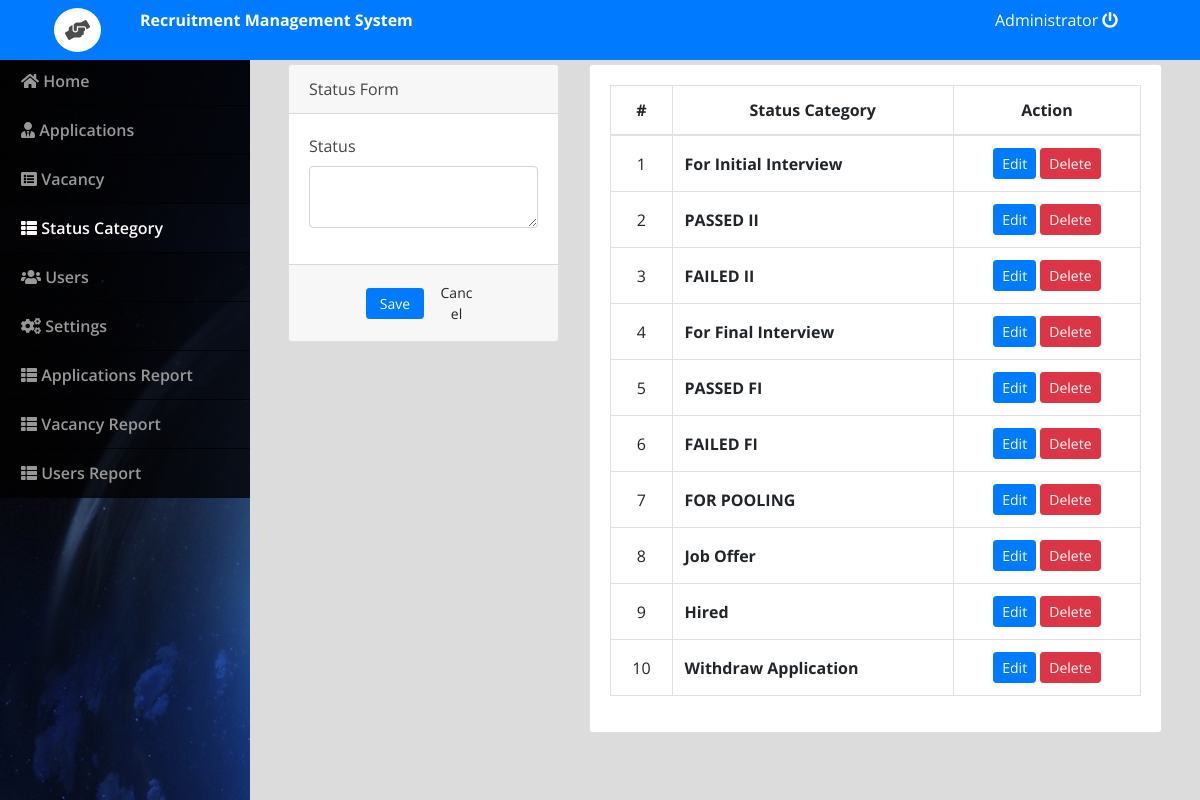
/admin/index.php?page=recruitment_status (signed in), run on the app's committed database.
### tables this page shows
CREATE TABLE `recruitment_status` (
  `id` int(30) NOT NULL,
  `status_label` varchar(200) NOT NULL,
  `status` tinyint(4) NOT NULL DEFAULT 1
);

### admin/recruitment_status.php (the view, shortened to what this page needs)
<?php include('db_connect.php');?>
<div class="container-fluid">
	<div class="col-lg-12">
		<div class="row">
			<div class="col-md-4">
			<form action="" id="manage-status-cat">
				<div class="card">
					<div class="card-header">
						  Status Form
				  	</div>
					<div class="card-body">
							<div class="form-group">
								<label class="control-label">Status</label>
								<textarea name="status_label" id="" cols="30" rows="2" class="form-control"></textarea>
							</div>
					</div>
					<div class="card-footer">
						<div class="row">
							<div class="col-md-12">
								<button class="btn btn-sm btn-primary col-sm-3 offset-md-3"> Save</button>
								<button class="btn btn-sm btn-default col-sm-3" type="button" onclick="_reset()"> Cancel</button>
							</div>
						</div>
					</div>
				</div>
			</form>
			</div>
			<div class="col-md-8">
				<div class="card">
					<div class="card-body">
						<table class="table table-bordered table-hover">
							<thead>
								<tr>
									<th class="text-center">#</th>
									<th class="text-center">Status Category</th>
									<th class="text-center">Action</th>
								</tr>
							</thead>
							<tbody>
								<?php
								$i = 1;
								$types = $conn->query("SELECT * FROM recruitment_status where status = 1 order by id asc");
								while($row=$types->fetch_assoc()):
								?>
								<tr>
									<td class="text-center"><?php echo $i++ ?></td>
									<td class="">
										 <p> <b><?php echo $row['status_label'] ?></b></p>
									</td>
									<td class="text-center">
										<button class="btn btn-sm btn-primary edit_scat" type="button" data-id="<?php echo $row['id'] ?>" data-status_label="<?php echo $row['status_label'] ?>"  >Edit</button>
										<button class="btn btn-sm btn-danger delete_scat" type="button" data-id="<?php echo $row['id'] ?>">Delete</button>
									</td>
								</tr>
								<?php endwhile; ?>
							</tbody>
						</table>
					</div>
				</div>
			</div>
		</div>
	</div>
</div>

### admin/assets/css/style.css (style rules this page uses)
body { font-family: "Open Sans", sans-serif; color: #444444; width: 100%; height: calc(100%); }

### admin/index.php (style rules this page uses)
body { background: #80808045; }

### admin/recruitment_status.php (style rules this page uses)
td { vertical-align: middle !important; }
td p { margin: unset }

### data on the page
recruitment_status: status_label "For Initial Interview"
recruitment_status: status_label "PASSED II"
recruitment_status: status_label "FAILED II"
recruitment_status: status_label "For Final Interview"
recruitment_status: status_label "PASSED FI"
recruitment_status: status_label "FAILED FI"
recruitment_status: status_label "FOR POOLING"
recruitment_status: status_label "Job Offer"
recruitment_status: status_label "Hired"
recruitment_status: status_label "Withdraw Application"

### other printed values
$_SESSION['login_name'] "Administrator"
